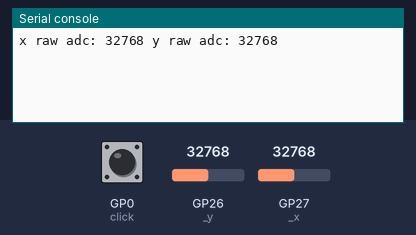
Bench run of a program on a simulated Raspberry Pi Pico running MicroPython. Parts: the last lines printed to the serial console. The test bench sets the inputs (shaded band); at power-on: GP0 (click) HIGH, GP26 (_y) = 32768, GP27 (_x) = 32768 (analog values on the 0–65535 scale).

Above: at 1.2 s.
1.3 s: GP0 (click) pulled LOW for 2.35 s
At 4.1 s:
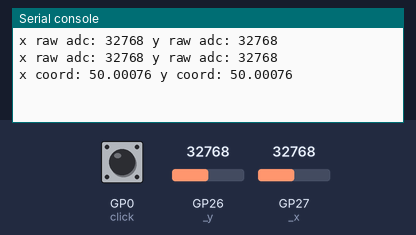
5.1 s: GP26 (_y) set to 45874
At 6.8 s:
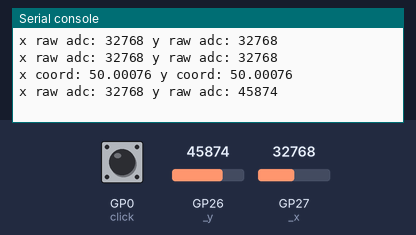
7.8 s: GP27 (_x) set to 45874
At 7.8 s:
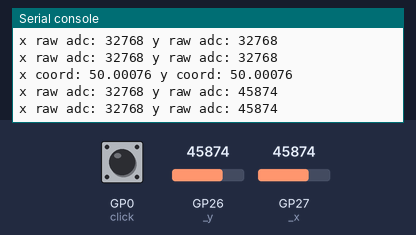
10.5 s: GP26 (_y) set to 57670
At 12.6 s:
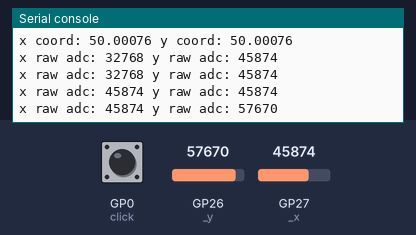
13.2 s: GP27 (_x) set to 57670
At 14.2 s:
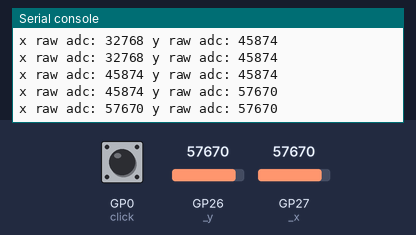
15.9 s: GP0 (click) pulled LOW for 2.35 s
At 18.8 s:
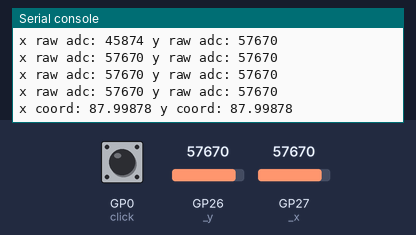
Timing chart, 0 to 20.3 s (numbered marks = the images above; inputs shaded):
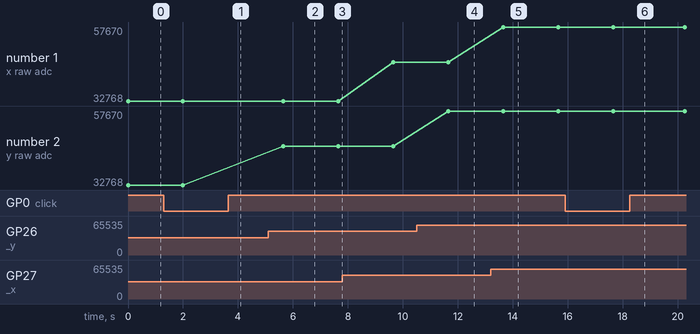

Measured:
- after the input at 1.3 s, the serial console: prints a new line after 2.4 s (image 1)
- after the input at 5.1 s, the serial console: prints a new line after 0.55 s (image 2)
- after the input at 10.5 s, the serial console: prints a new line after 1.2 s (image 4)
- after the input at 13.2 s, the serial console: prints a new line after 0.45 s (image 5)
- after the input at 15.9 s, the serial console: prints a new line after 2.4 s (image 6)
- plotted number 2: 32768 → 45874 after the input at 5.1 s, 45874 → 57670 after the input at 10.5 s

The program:

joystick_adc.py
```python
import machine
import utime

_x = machine.ADC(machine.Pin(27))
_y = machine.ADC(machine.Pin(26))
click = machine.Pin(0, machine.Pin.IN, machine.Pin.PULL_UP)

MAX_X = 100
MAX_Y = 100

def click_handler(pin):
        x_reading = (_x.read_u16() / 65535) * MAX_X
        y_reading = (_y.read_u16() / 65535) * MAX_Y
        print("x coord:", x_reading, "y coord:", y_reading)
        utime.sleep(2)

click.irq(trigger=machine.Pin.IRQ_RISING, handler=click_handler)

while True:
    x_reading = _x.read_u16()
    y_reading =  _y.read_u16()
    print("x raw adc:", x_reading, "y raw adc:", y_reading)
    utime.sleep(2)


    
```
